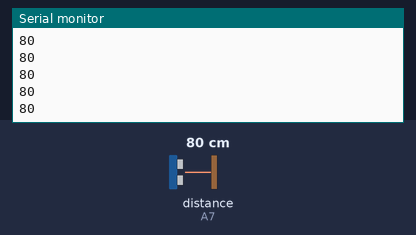
Simulated run of this sketch. Board: Arduino Nano, built with avr-gcc and run on an emulated ATmega328P. Parts: the last lines printed to the serial monitor. Inputs (shaded band) come from the test bench; at power-on: distance to the obstacle (sensor on A7) 80 cm.

Above: at 1.2 s.
1.3 s: distance to the obstacle (sensor on A7) set to 2 cm
At 1.32 s:
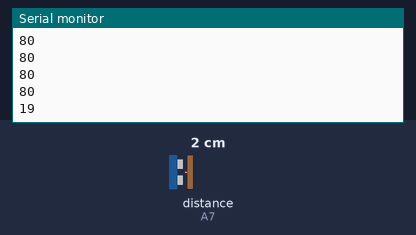
2.8 s: distance to the obstacle (sensor on A7) set to 35 cm
At 2.82 s:
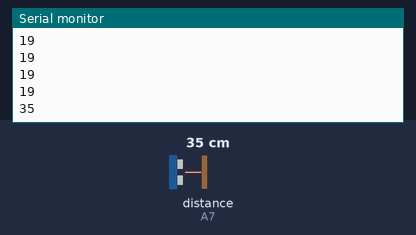
Timing chart, 0 to 5.8 s (numbered marks = the images above; inputs shaded):
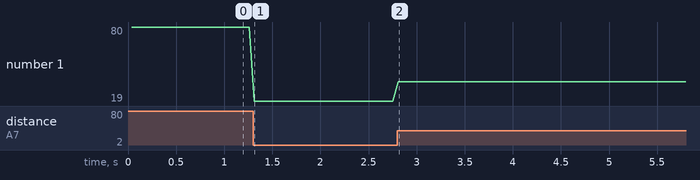

Measured:
- after the input at 1.3 s, the serial monitor: prints a new line at once (image 1)
- after the input at 2.8 s, the serial monitor: prints a new line at once (image 2)
- plotted number 1: 80 → 19 after the input at 1.3 s, 19 → 35 after the input at 2.8 s

The sketch:

SharpSensorCm.ino
```cpp
#include <SharpIR.h>

#define ir A7
#define ir2 A6
#define model 20150

boolean done = false;

SharpIR sharp(ir, 25, 93, model);
SharpIR sharp2(ir2, 25, 93, model);
// ir: the pin where your sensor is attached
// 25: the number of readings the library will make before calculating a mean distance
// 93: the difference between two consecutive measurements to be taken as valid
// model: an int that determines your sensor:  1080 for GP2Y0A21Y
//                                            20150 for GP2Y0A02Y
//                                            (working distance range according to the datasheets)
void setup() {
  Serial.begin(9600);
  pinMode (ir, INPUT);
  pinMode (ir2, INPUT);
}
void loop() {

  int dis = sharp.distance();
  int dis2 = sharp.distance();
  Serial.println(dis2);
  delay(15);

}
```
